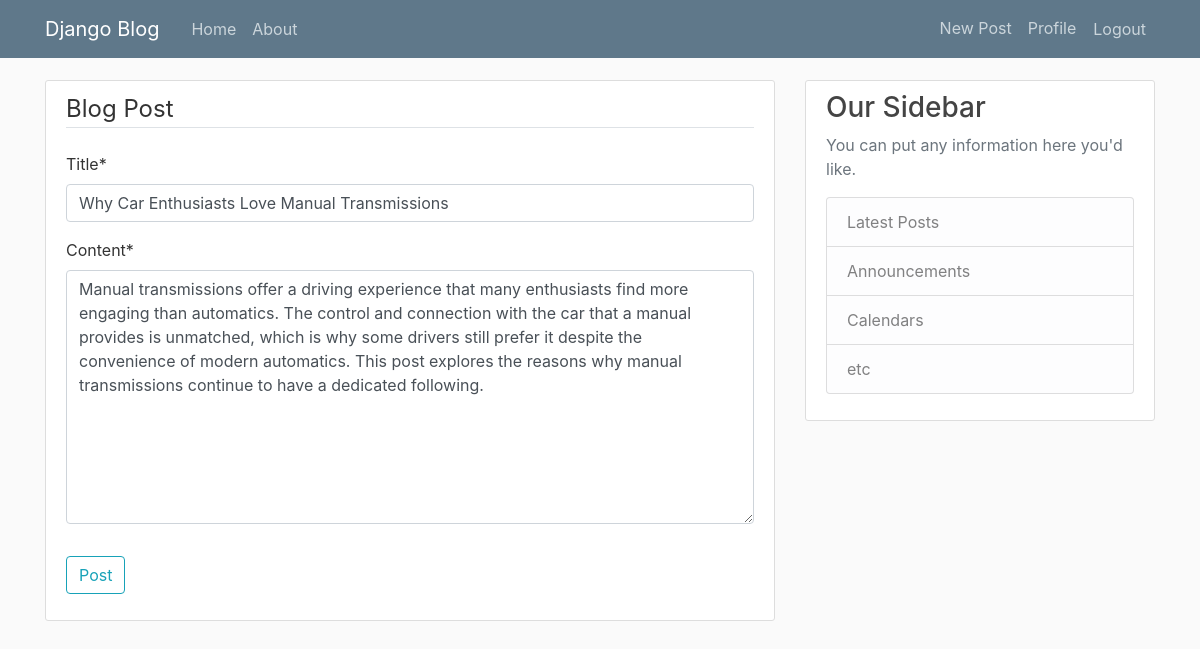
/post/27/update/ (signed in), run on the app's committed database.
### blog/models.py (models this page shows, shortened)
class Post(models.Model):
  title=models.CharField(max_length=100)
  content=models.TextField()
  date_posted=models.DateTimeField(default=timezone.now)
  author=models.ForeignKey(User,on_delete=models.CASCADE)

### blog/views.py (the view, shortened to what this page needs)
# urls.py: path('post/<int:pk>/update/', PostUpdateView.as_view(), name='post-update'),
class PostUpdateView(LoginRequiredMixin,UserPassesTestMixin,UpdateView):
  model=Post
  fields=['title','content']
  def test_func(self):
    post=self.get_object()
    if self.request.user==post.author:
      return True
    return False

### blog/templates/blog/post_form.html (shortened to what this page needs)
{% extends 'blog/base.html' %}
{% load crispy_forms_tags %}
{% block content %}
<div class="content-section">
  <form method="post">
    <fieldset class="form-group">
      <legend class="border-bottom mb-4">Blog Post</legend>
      {{ form|crispy }}
    </fieldset>
    <div class="form-group">
      <button class="btn btn-outline-info" type="submit">Post</button>
    </div>
  </form>
</div>
{% endblock content %}

### blog/static/blog/main.css (style rules this page uses)
body { background: #fafafa; color: #333333; margin-top: 5rem; }
.content-section { background: #ffffff; padding: 10px 20px; border: 1px solid #dddddd; border-radius: 3px; margin-bottom: 20px; }

### data on the page
Post: title "Why Car Enthusiasts Love Manual Transmissions", content "Manual transmissions offer a driving experience that many enthusiasts find more engaging than automatics. The control and connection with the car that a manual provides is unmatched, which is why some drivers still prefer it despite the convenience of modern automatics. This post explores the reasons why manual transmissions continue to have a dedicated following."
